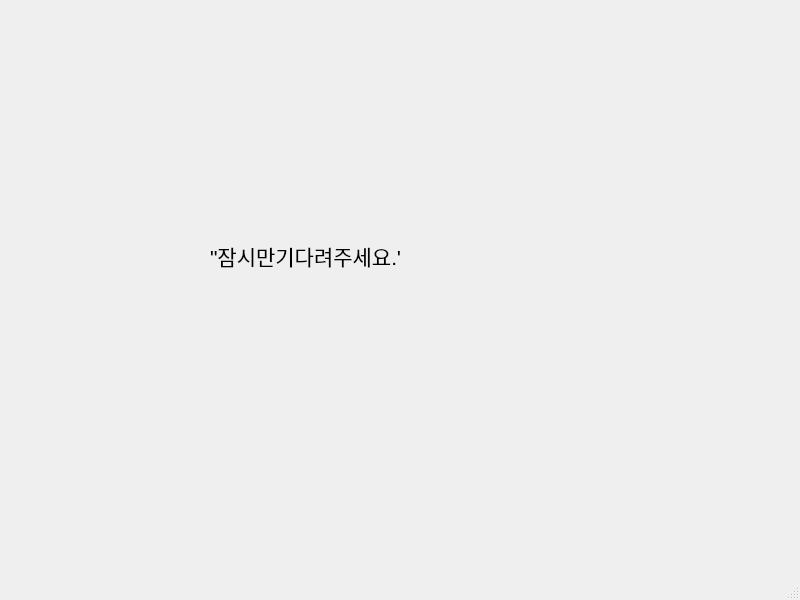
<?xml version="1.0" encoding="UTF-8"?>
<ui version="4.0">
 <class>MainWindow</class>
 <widget class="QMainWindow" name="MainWindow">
  <property name="geometry">
   <rect>
    <x>0</x>
    <y>0</y>
    <width>800</width>
    <height>600</height>
   </rect>
  </property>
  <property name="windowTitle">
   <string>MainWindow</string>
  </property>
  <widget class="QWidget" name="centralwidget">
   <widget class="QLabel" name="label">
    <property name="geometry">
     <rect>
      <x>210</x>
      <y>230</y>
      <width>191</width>
      <height>51</height>
     </rect>
    </property>
    <property name="font">
     <font>
      <pointsize>16</pointsize>
     </font>
    </property>
    <property name="text">
     <string>&quot;잠시만기다려주세요.&quot;</string>
    </property>
   </widget>
  </widget>
  <widget class="QMenuBar" name="menubar">
   <property name="geometry">
    <rect>
     <x>0</x>
     <y>0</y>
     <width>800</width>
     <height>23</height>
    </rect>
   </property>
  </widget>
  <widget class="QStatusBar" name="statusbar"/>
 </widget>
 <resources/>
 <connections/>
</ui>
